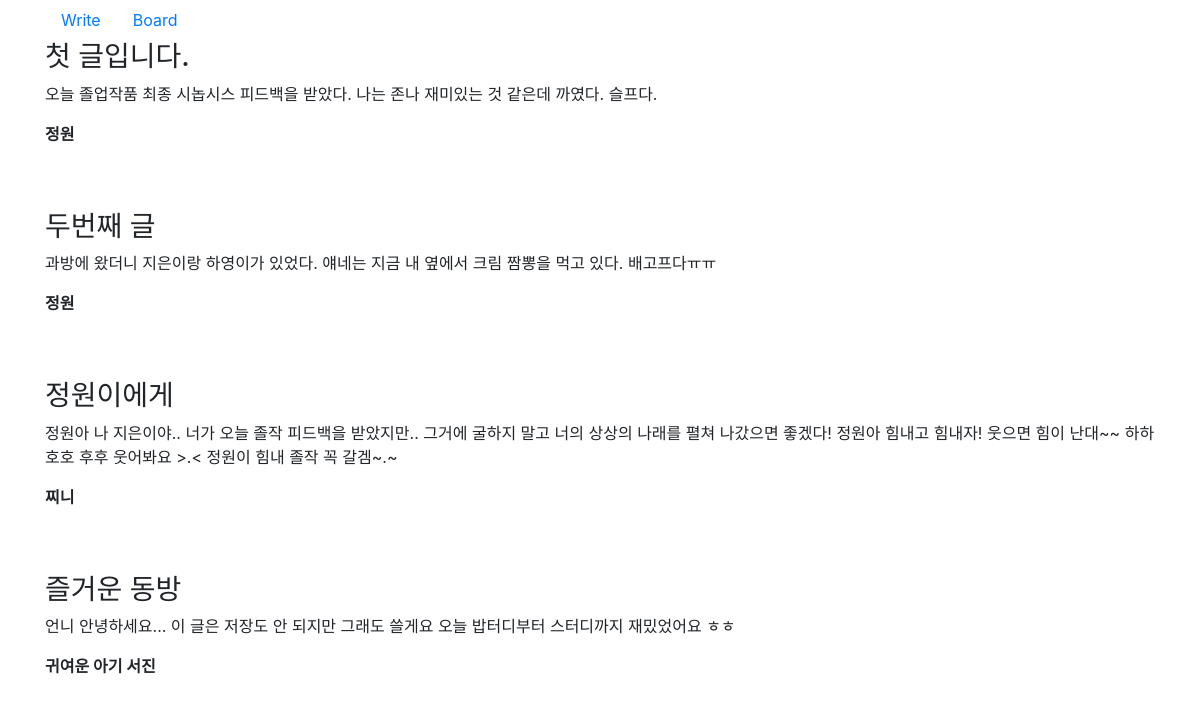
The page / on the database its author committed.
### blog/models.py (models this page shows, shortened)
class Blog(models.Model):
    title = models.CharField(max_length = 200)
    body = models.TextField()
    writer = models.TextField()

### blog/views.py (the view)
# urls.py: path('', blog.views.home, name = 'home'),
def home(request):
    blogs = Blog.objects #query set #method
    return render(request, 'home.html', {'blogs':blogs})

### blog/templates/home.html (shortened to what this page needs)
<head>
    <link rel="stylesheet" href="https://stackpath.bootstrapcdn.com/bootstrap/4.3.1/css/bootstrap.min.css">
</head>
<body>
    <div class="container">
            <ul class="nav">
                    <li class="nav-item">
                      <a class="nav-link active" href="http://127.0.0.1:8000/write.html">Write</a>
                    </li>
                    <li class="nav-item">
                      <a class="nav-link" href="http://127.0.0.1:8000">Board</a>
                    </li>
                  </ul>
        {% for blog in blogs.all %}
            <h3>{{blog.title}}</h3>
            <p>{{blog.body}}</p>
            <p><strong>{{blog.writer}}</strong></p>
            <br>
            <br>
        {%endfor%}
    </div>
</body>

### rows shown on the page
Blog: title "첫 글입니다.", body "오늘 졸업작품 최종 시놉시스 피드백을 받았다. 나는 존나 재미있는 것 같은데 까였다. 슬프다.", writer "정원"
Blog: title "두번째 글", body "과방에 왔더니 지은이랑 하영이가 있었다. 얘네는 지금 내 옆에서 크림 짬뽕을 먹고 있다. 배고프다ㅠㅠ", writer "정원"
Blog: title "정원이에게", body "정원아 나 지은이야.. 너가 오늘 졸작 피드백을 받았지만.. 그거에 굴하지 말고 너의 상상의 나래를 펼쳐 나갔으면 좋겠다! 정원아 힘내고 힘내자! 웃으면 힘이 난대~~ 하하 호호 후후 웃어봐요 >.< 정원이 힘내 졸작 꼭 갈겜~.~", writer "찌니"
Blog: title "즐거운 동방", body "언니 안녕하세요... 이 글은 저장도 안 되지만 그래도 쓸게요 오늘 밥터디부터 스터디까지 재밌었어요 ㅎㅎ", writer "귀여운 아기 서진"
